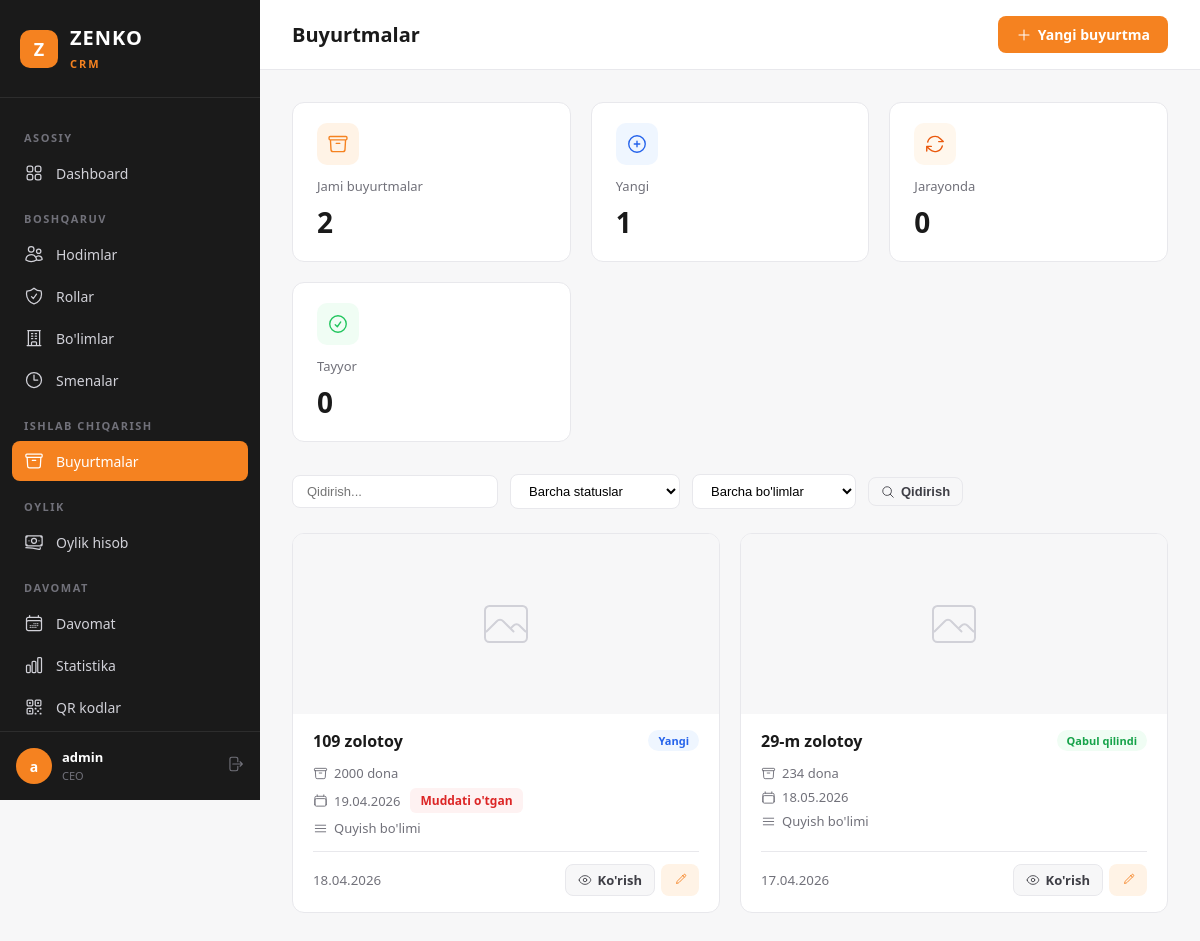
The page /order/ (signed in) on the database its author committed.
### apps/users/models.py (models this page shows, shortened)
class User(AbstractUser):
    first_name = None
    last_name = None
    email = None
    name = models.CharField('Ism', max_length=150)
    phone = models.CharField('Telefon raqam', max_length=20, blank=True)
    role = models.ForeignKey(
        Role,
        verbose_name='Rol',
        on_delete=models.SET_NULL,
        related_name='users',
        null=True,
        blank=True,
    )
    department = models.ForeignKey(
        Department,
        verbose_name='Bo\'lim',
        on_delete=models.SET_NULL,
        related_name='users',
        null=True,
        blank=True,
    )
    shift = models.ForeignKey(
        Shift,
        verbose_name='Smena',
        on_delete=models.SET_NULL,
        related_name='users',
        null=True,
        blank=True,
    )
    branch = models.ForeignKey(
        Branch,
        verbose_name='Filial',
        on_delete=models.PROTECT,
        related_name='users',
        null=True,
        blank=True,
    )
    REQUIRED_FIELDS = ['name']
    class Meta:
        verbose_name = 'Hodim'
        verbose_name_plural = 'Hodimlar'
        ordering = ['-date_joined']

### apps/order/models.py (models this page shows, shortened)
class Order(models.Model):
    class Status(models.TextChoices):
        NEW        = 'new',        'Yangi'
        ACCEPTED   = 'accepted',   'Qabul qilindi'
        IN_PROCESS = 'in_process', 'Ishlab chiqarilmoqda'
        READY      = 'ready',      'Tayyor'
        DELIVERED  = 'delivered',   'Topshirildi'
        CANCELLED  = 'cancelled',  'Bekor qilindi'
    class CurrentStage(models.TextChoices):
        CASTING       = 'casting',       'Quyish bo\'limi'
        MONTAJ        = 'montaj',        'Montaj bo\'limi'
        HANGING       = 'hanging',       'Ilish bo\'limi'
        STONE_SETTING = 'stone_setting', 'Tosh qadash bo\'limi'
        PACKAGING     = 'packaging',     'Upakovka bo\'limi'
        WAREHOUSE     = 'warehouse',     'Ombor'
        OUTSOURCE     = 'outsource',     'Tashqi ishlov'
    order_number = models.CharField('Buyurtma raqami', max_length=20, unique=True, blank=True)
    name     = models.CharField('Buyurtma nomi', max_length=255)
    quantity = models.PositiveIntegerField('Miqdori')
    image    = models.ImageField(
        'Rasm',
        upload_to='orders/%Y/%m/',
        blank=True,
        null=True,
    )
    deadline      = models.DateField('Tayyor bo\'lish sanasi')
    status        = models.CharField('Holati', max_length=20, choices=Status.choices, default=Status.NEW)
    current_stage = models.CharField('Joriy bo\'lim', max_length=20, choices=CurrentStage.choices, blank=True)
    note          = models.TextField('Izoh', blank=True)
    created_by    = models.ForeignKey(
        settings.AUTH_USER_MODEL,
        on_delete=models.SET_NULL,
        verbose_name='Yaratuvchi',
        related_name='created_orders',
        blank=True,
        null=True,
    )
    created_at = models.DateTimeField('Yaratilgan vaqt', auto_now_add=True)
    updated_at = models.DateTimeField('Yangilangan vaqt', auto_now=True)
    class Meta:
        ordering = ['-created_at']
        verbose_name = 'Buyurtma'
        verbose_name_plural = 'Buyurtmalar'
    @property
    def is_overdue(self):
        from django.utils import timezone
        return (
            self.deadline < timezone.now().date()
            and self.status not in (self.Status.DELIVERED, self.Status.CANCELLED)
        )

### apps/order/views/order_views.py (the view)
# urls.py: path('', views.OrderListView.as_view(), name='order_list'),
class OrderListView(CEORequiredMixin, ListView):
    model = Order
    template_name = 'order/order_list.html'
    context_object_name = 'orders'
    paginate_by = 20
    def get_queryset(self):
        qs = Order.objects.select_related('created_by')
        status = self.request.GET.get('status')
        stage = self.request.GET.get('stage')
        q = self.request.GET.get('q', '').strip()
        if status:
            qs = qs.filter(status=status)
        if stage:
            qs = qs.filter(current_stage=stage)
        if q:
            qs = qs.filter(name__icontains=q)
        return qs
    def get_context_data(self, **kwargs):
        ctx = super().get_context_data(**kwargs)
        ctx['active_nav'] = 'orders'
        ctx['statuses'] = Order.Status.choices
        ctx['stages'] = Order.CurrentStage.choices
        ctx['current_status'] = self.request.GET.get('status', '')
        ctx['current_stage'] = self.request.GET.get('stage', '')
        ctx['q'] = self.request.GET.get('q', '')
        ctx['total'] = Order.objects.count()
        ctx['new_count'] = Order.objects.filter(status=Order.Status.NEW).count()
        ctx['in_process_count'] = Order.objects.filter(status=Order.Status.IN_PROCESS).count()
        ctx['ready_count'] = Order.objects.filter(status=Order.Status.READY).count()
        return ctx

### apps/order/templates/order/order_list.html (shortened to what this page needs)
{% extends "ceo/base.html" %}
{% block page_title %}Buyurtmalar{% endblock %}
{% block topbar_actions %}
<a href="{% url 'order:order_create' %}" class="btn btn-primary">
    <svg xmlns="http://www.w3.org/2000/svg" fill="none" viewBox="0 0 24 24" stroke-width="1.5" stroke="currentColor"><path stroke-linecap="round" stroke-linejoin="round" d="M12 4.5v15m7.5-7.5h-15"/></svg>
    Yangi buyurtma
</a>
{% endblock %}
{% block content %}
<div class="stats-grid">
    <div class="stat-card">
        <div class="icon orange">
        </div>
        <div class="label">Jami buyurtmalar</div>
        <div class="value">{{ total }}</div>
    </div>
    <div class="stat-card">
        <div class="icon" style="background:#EFF6FF;color:#2563EB;">
            <svg xmlns="http://www.w3.org/2000/svg" fill="none" viewBox="0 0 24 24" stroke-width="1.5" stroke="currentColor"><path stroke-linecap="round" stroke-linejoin="round" d="M12 9v6m3-3H9m12 0a9 9 0 11-18 0 9 9 0 0118 0z"/></svg>
        </div>
        <div class="label">Yangi</div>
        <div class="value">{{ new_count }}</div>
    </div>
    <div class="stat-card">
        <div class="icon" style="background:#FFF7ED;color:#EA580C;">
        </div>
        <div class="label">Jarayonda</div>
        <div class="value">{{ in_process_count }}</div>
    </div>
    <div class="stat-card">
        <div class="icon" style="background:#F0FDF4;color:#22C55E;">
            <svg xmlns="http://www.w3.org/2000/svg" fill="none" viewBox="0 0 24 24" stroke-width="1.5" stroke="currentColor"><path stroke-linecap="round" stroke-linejoin="round" d="M9 12.75L11.25 15 15 9.75M21 12a9 9 0 11-18 0 9 9 0 0118 0z"/></svg>
        </div>
        <div class="label">Tayyor</div>
        <div class="value">{{ ready_count }}</div>
    </div>
</div>
<form class="filter-bar" method="get">
    <input type="text" name="q" value="{{ q }}" placeholder="Qidirish...">
    <select name="status" onchange="this.form.submit()">
        <option value="">Barcha statuslar</option>
    </select>
    <select name="stage" onchange="this.form.submit()">
        <option value="">Barcha bo'limlar</option>
    </select>
    <button type="submit" class="btn btn-secondary btn-sm">
        <svg xmlns="http://www.w3.org/2000/svg" fill="none" viewBox="0 0 24 24" stroke-width="1.5" stroke="currentColor" style="width:14px;height:14px;"><path stroke-linecap="round" stroke-linejoin="round" d="m21 21-5.197-5.197m0 0A7.5 7.5 0 1 0 5.196 5.196a7.5 7.5 0 0 0 10.607 10.607Z"/></svg>
        Qidirish
    </button>
</form>
{% if orders %}
<div class="order-grid">
    {% for order in orders %}
    <div class="order-card">
        {% if order.image %}
        <img src="{{ order.image.url }}" alt="{{ order.name }}" class="order-card-img">
        {% else %}
        <div class="order-card-img-placeholder">
        </div>
        {% endif %}
        <div class="order-card-body">
            <div class="order-card-header">
                <h3>{{ order.name }}</h3>
                <span class="stage-badge badge-{{ order.status }}">{{ order.get_status_display }}</span>
            </div>
            <div class="order-card-meta">
                <span>
                    {{ order.quantity }} dona
                </span>
                <span>
                    {{ order.deadline|date:"d.m.Y" }}
                    {% if order.is_overdue %}<span class="badge badge-overdue" style="margin-left:4px;">Muddati o'tgan</span>{% endif %}
                </span>
                {% if order.current_stage %}
                <span>
                    <svg xmlns="http://www.w3.org/2000/svg" fill="none" viewBox="0 0 24 24" stroke-width="1.5" stroke="currentColor"><path stroke-linecap="round" stroke-linejoin="round" d="M3.75 6.75h16.5M3.75 12h16.5m-16.5 5.25h16.5"/></svg>
                    {{ order.get_current_stage_display }}
                </span>
                {% endif %}
            </div>
            <div class="order-card-footer">
                <small style="color:var(--gray-500);">{{ order.created_at|date:"d.m.Y" }}</small>
                <div class="order-card-actions">
                    <a href="{% url 'order:order_detail' order.pk %}" class="btn btn-secondary btn-sm">
                        Ko'rish
                    </a>
                    <a href="{% url 'order:order_edit' order.pk %}" class="btn btn-sm" style="background:var(--orange-light);color:var(--orange);">
                    </a>
                </div>
            </div>
        </div>
    </div>
    {% endfor %}
</div>
{% endif %}
{% endblock %}

### apps/ceo/templates/ceo/base.html (shortened to what this page needs)
{% load static %}
<!DOCTYPE html>
<html lang="uz">
<head>
</head>
<body>
    <aside class="sidebar" id="sidebar">
        <div class="sidebar-brand">
            <div class="logo">Z</div>
            <div>
                <span>ZENKO</span><br>
                <small>CRM</small>
            </div>
        </div>
        <nav class="sidebar-nav">
            <div class="nav-label">Asosiy</div>
            <a href="{% url 'ceo:dashboard' %}" class="nav-link {% if active_nav == 'dashboard' %}active{% endif %}">
                Dashboard
            </a>
            <div class="nav-label">Boshqaruv</div>
            <a href="{% url 'ceo:user_list' %}" class="nav-link {% if active_nav == 'users' %}active{% endif %}">
                Hodimlar
            </a>
            <a href="{% url 'ceo:role_list' %}" class="nav-link {% if active_nav == 'roles' %}active{% endif %}">
                Rollar
            </a>
            <a href="{% url 'ceo:department_list' %}" class="nav-link {% if active_nav == 'departments' %}active{% endif %}">
                Bo'limlar
            </a>
            <a href="{% url 'ceo:shift_list' %}" class="nav-link {% if active_nav == 'shifts' %}active{% endif %}">
                <svg xmlns="http://www.w3.org/2000/svg" fill="none" viewBox="0 0 24 24" stroke-width="1.5" stroke="currentColor"><path stroke-linecap="round" stroke-linejoin="round" d="M12 6v6h4.5m4.5 0a9 9 0 1 1-18 0 9 9 0 0 1 18 0Z"/></svg>
                Smenalar
            </a>
            <div class="nav-label">Ishlab chiqarish</div>
            <a href="{% url 'order:order_list' %}" class="nav-link {% if active_nav == 'orders' %}active{% endif %}">
                Buyurtmalar
            </a>
            <div class="nav-label">Oylik</div>
            <a href="{% url 'ceo:salary_list' %}" class="nav-link {% if active_nav == 'salary' %}active{% endif %}">
                Oylik hisob
            </a>
            <div class="nav-label">Davomat</div>
            <a href="{% url 'ceo:attendance_list' %}" class="nav-link {% if active_nav == 'attendance' %}active{% endif %}">
                Davomat
            </a>
            <a href="{% url 'ceo:attendance_stats' %}" class="nav-link {% if active_nav == 'stats' %}active{% endif %}">
                Statistika
            </a>
            <a href="{% url 'ceo:qr_cards_all' %}" class="nav-link {% if active_nav == 'qr_cards' %}active{% endif %}">
                QR kodlar
            </a>
        </nav>
        <div class="sidebar-footer">
            <div class="sidebar-user">
                <div class="avatar">{{ request.user.name|make_list|first|default:"C" }}</div>
                <div class="info">
                    <strong>{{ request.user.name }}</strong>
                    <small>CEO</small>
                </div>
                <a href="{% url 'logout' %}" class="btn-logout" title="Chiqish">
                </a>
            </div>
        </div>
    </aside>
    <div class="main">
        <header class="topbar">
            <div style="display:flex;align-items:center;gap:12px;">
                <h1>{% block page_title %}Dashboard{% endblock %}</h1>
            </div>
            <div class="topbar-actions">
                {% block topbar_actions %}{% endblock %}
            </div>
        </header>
        <div class="content">
            {% block content %}{% endblock %}
        </div>
    </div>
</body>
</html>

### rows shown on the page
User: user.name|make_list "a", user.name "admin"
Order: name "109 zolotoy", status "Yangi", quantity "2000", deadline "19.04.2026", shows "Muddati o'tgan", current_stage "Quyish bo'limi", created_at "18.04.2026"
Order: name "29-m zolotoy", status "Qabul qilindi", quantity "234", deadline "18.05.2026", current_stage "Quyish bo'limi", created_at "17.04.2026"

### other values the page prints
{{ total }} "2"
{{ new_count }} "1"
{{ in_process_count }} "0"
{{ ready_count }} "0"
